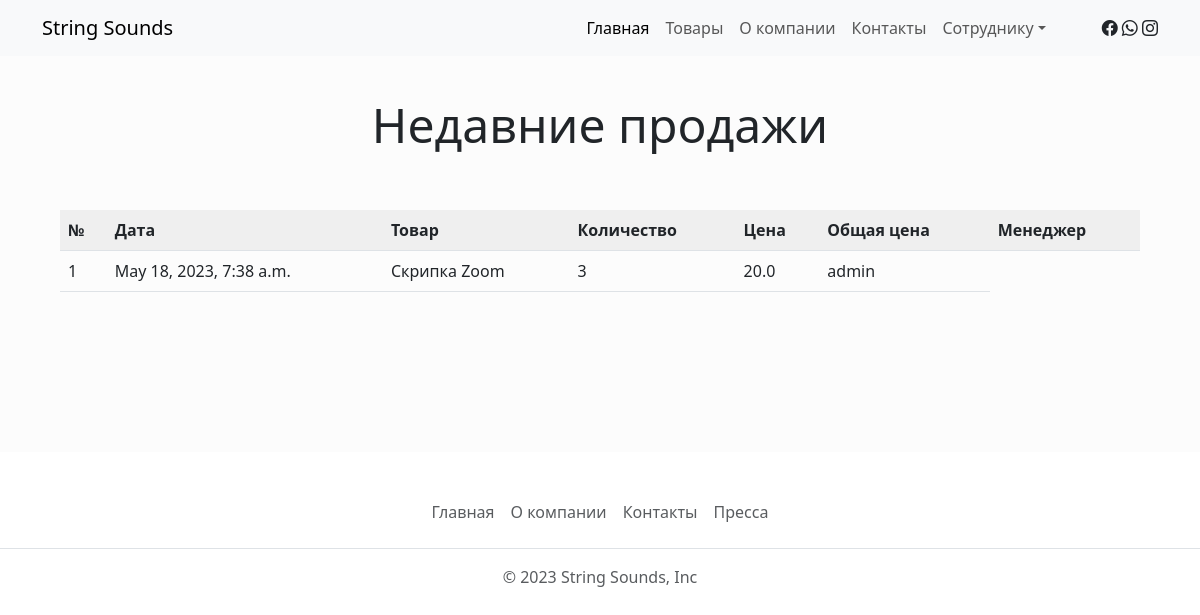
Page /trades/ on the earlier database version.
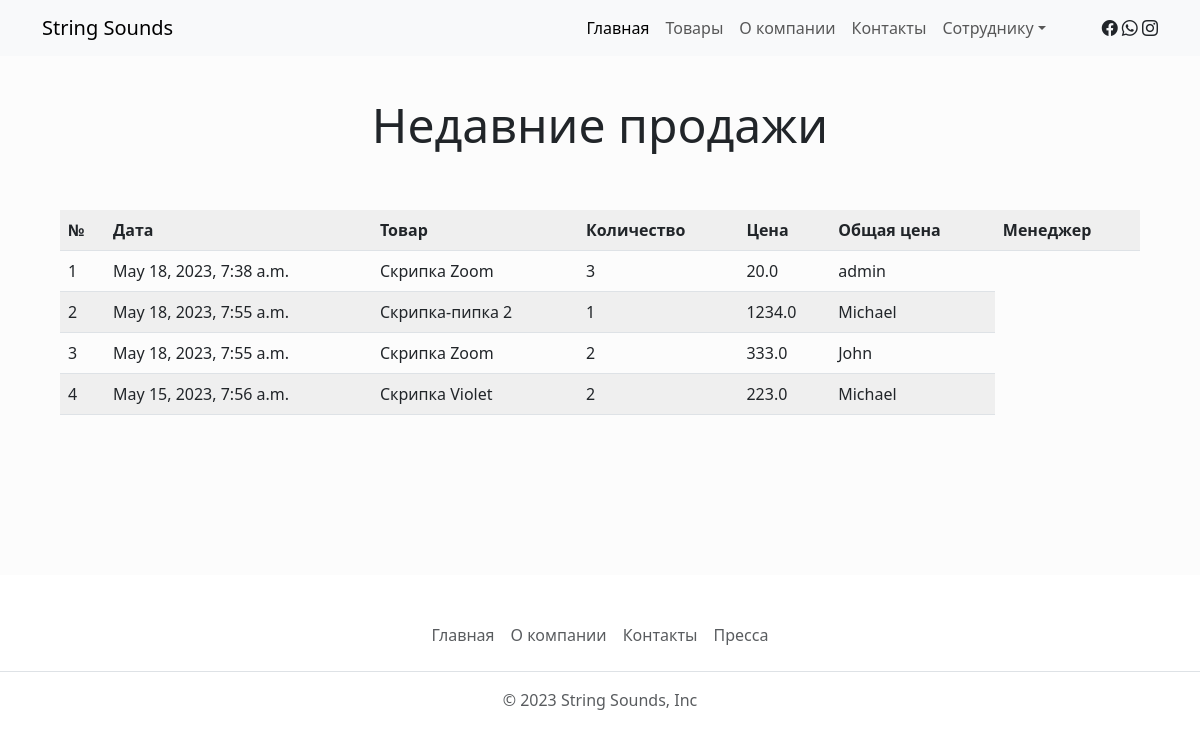
Same page on the later database version.
### myApp/models.py (models this page shows, shortened)
class Trade(models.Model):
    date = models.DateTimeField("Дата сделки")
    product = models.ForeignKey(to=Product, verbose_name="Товар", on_delete=models.CASCADE)
    count = models.IntegerField("Количество")
    costPerOne = models.FloatField("Цена за единицу")
    manager = models.ForeignKey(to=User, verbose_name="Менеджер", on_delete=models.CASCADE)
    class Meta:
        verbose_name_plural = "Сделки"

class Product(models.Model):
    title = models.CharField('Название', max_length=200)
    description = models.TextField('Описание товара')
    def __str__(self):
        return self.title
    class Meta:
        verbose_name_plural = "Товар"

### myApp/views.py (the view)
# urls.py: path('trades/', views.trades)
def trades(request):
    url = 'trades.html'
    return render(request, url, {"trades":Trade.objects.all(), "form":AddProduct()})

### myApp/templates/trades.html (shortened to what this page needs)
{% extends "base.html" %}
{% block content %}
  <div class="container-fluid warehouse py-5">
    <div class="flex-row py-5 mx-5">
      <div class="col-12 text-center">
        <h1 class="display-5">Недавние продажи</h1>
      </div>
      <div class="col-12 py-5">
        <table class="table table-striped">
          <th>№</th>
          <th>Дата</th>
          <th>Товар</th>
          <th>Количество</th>
          <th>Цена</th>
          <th>Общая цена</th>
          <th>Менеджер</th>
          {% for trade in trades %}
          <tr>
            <td>{{trade.id}}</td>
            <td>{{trade.date}}</td>
            <td>{{trade.product}}</td>
            <td>{{trade.count}}</td>
            <td>{{trade.costPerOne}}</td>
            <td>{{trade.manager}}</td>
          </tr>
          {% endfor %}
        </table>
      </div>
    </div>
  </div>
{% endblock content %}

### myApp/templates/base.html (shortened to what this page needs)
{% load static %}
<!DOCTYPE html>
<html>
  <head>
    <link rel="stylesheet" href="{% static 'bootstrap/css/bootstrap.css' %}">
    <link rel="stylesheet" href="{% static 'css/style.css' %}">
    <link rel="stylesheet" href="https://cdn.jsdelivr.net/npm/bootstrap-icons@1.10.5/font/bootstrap-icons.css">
  </head>
  <body>
    {% include "navigation.html" %}
    {% block content %}
    {% endblock content %}
    {% include "footer.html" %}
  </body>
</html>

### myApp/templates/navigation.html (shortened to what this page needs)
<nav class="navbar navbar-expand-lg navbar-light bg-light fixed-top">
  <div class="container">
    <a class="navbar-brand" href="/">String Sounds</a>
    <div class="collapse navbar-collapse" id="collapsibleNavId">
      <ul class="navbar-nav ms-auto mt-2 mt-lg-0 align-self-end">
        <li class="nav-item">
          <a class="nav-link active" href="/" aria-current="page">Главная<span class="visually-hidden">(current)</span></a>
        </li>
        <li class="nav-item">
          <a class="nav-link" href="/products/">Товары</a>
        </li>
        <li class="nav-item">
          <a class="nav-link" href="/about/">О компании</a>
        </li>
        <li class="nav-item">
          <a class="nav-link" href="/contacts/">Контакты</a>
        </li>
        <li class="nav-item dropdown">
          <a class="nav-link dropdown-toggle" href="#" id="dropdownId" data-bs-toggle="dropdown" aria-haspopup="true" aria-expanded="false">Сотруднику</a>
        </li>
      </ul>
      <div class="ms-lg-5">
        <i class="bi bi-facebook"></i>
        <i class="bi bi-whatsapp"></i>
        <i class="bi bi-instagram"></i>
      </div>
    </div>
  </div>
</nav>

### myApp/templates/footer.html
<footer class="py-3 my-4">
  <ul class="nav justify-content-center border-bottom pb-3 mb-3">
    <li class="nav-item"><a href="/" class="nav-link px-2 text-muted">Главная</a></li>
    <li class="nav-item"><a href="/about/" class="nav-link px-2 text-muted">О компании</a></li>
    <li class="nav-item"><a href="/contacts/" class="nav-link px-2 text-muted">Контакты</a></li>
    <li class="nav-item"><a href="/press/" class="nav-link px-2 text-muted">Пресса</a></li>
  </ul>
  <p class="text-center text-muted">© 2023 String Sounds, Inc</p>
</footer>

### myApp/static/css/style.css (style rules this page uses)
.warehouse { background-color: #fcfcfc; }

Differences in the rows shown:
added Trade: id "2", date "May 18, 2023, 7:55 a.m.", product "Скрипка-пипка 2", count "1", costPerOne "1234.0", manager "Michael"
added Trade: id "3", date "May 18, 2023, 7:55 a.m.", product "Скрипка Zoom", count "2", costPerOne "333.0", manager "John"
added Trade: id "4", date "May 15, 2023, 7:56 a.m.", product "Скрипка Violet", count "2", costPerOne "223.0", manager "Michael"
